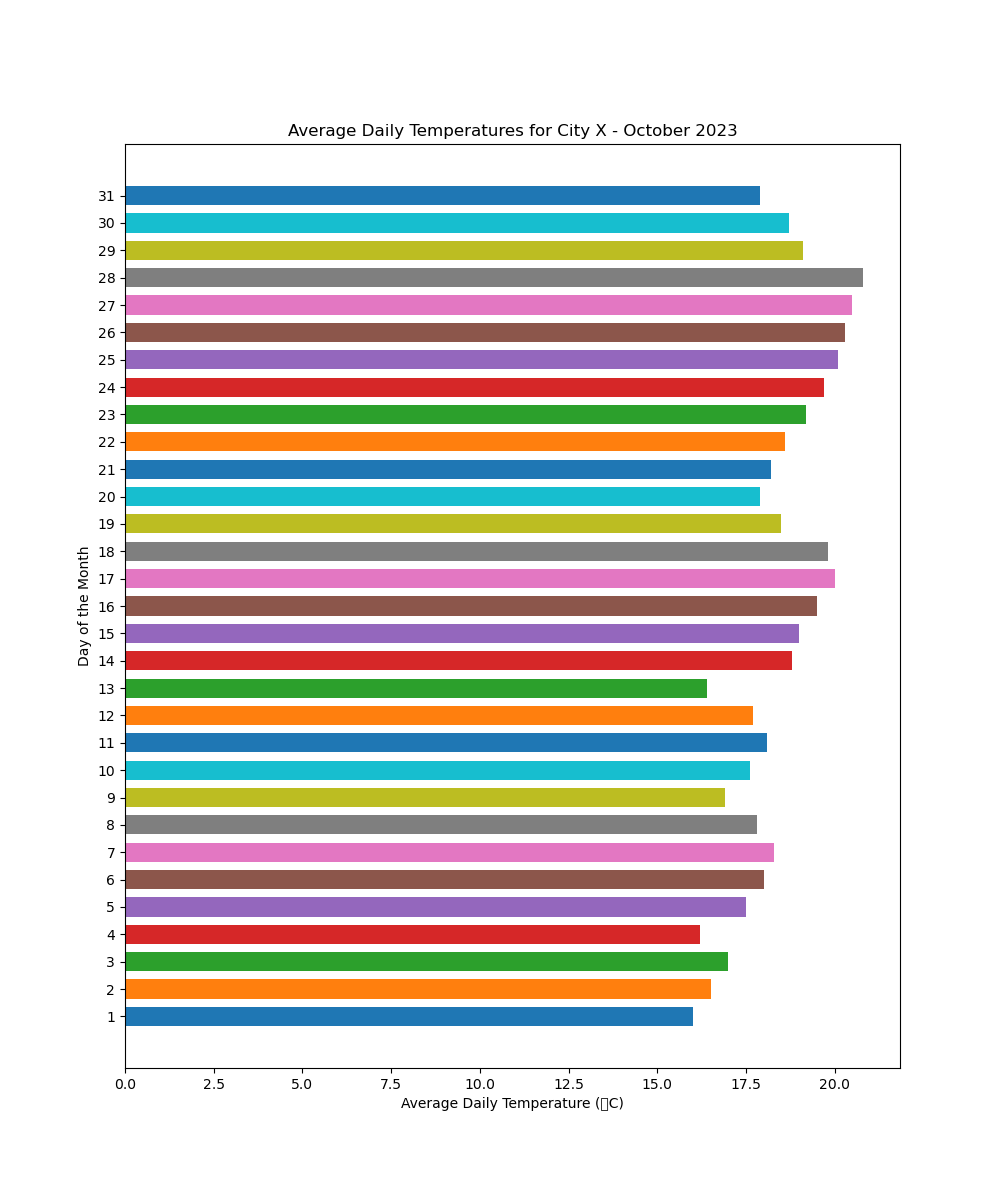

Generate this figure with Python:

import matplotlib.pyplot as plt

# Data
days = [str(day) for day in range(1, 32)]
temperatures = [16, 16.5, 17, 16.2, 17.5, 18, 18.3, 17.8, 16.9, 17.6, 18.1, 17.7, 16.4,
                18.8, 19, 19.5, 20, 19.8, 18.5, 17.9, 18.2, 18.6, 19.2, 19.7, 20.1, 20.3,
                20.5, 20.8, 19.1, 18.7, 17.9]

# Creating the figure and specifying figure size
plt.figure(figsize=(10, 12))

# Creating the bar chart as a horizontal chart
plt.barh(days, temperatures, height=0.7, color=['#1f77b4', '#ff7f0e', '#2ca02c', '#d62728',
                                                 '#9467bd', '#8c564b', '#e377c2', '#7f7f7f',
                                                 '#bcbd22', '#17becf', '#1f77b4', '#ff7f0e',
                                                 '#2ca02c', '#d62728', '#9467bd', '#8c564b',
                                                 '#e377c2', '#7f7f7f', '#bcbd22', '#17becf',
                                                 '#1f77b4', '#ff7f0e', '#2ca02c', '#d62728',
                                                 '#9467bd', '#8c564b', '#e377c2', '#7f7f7f',
                                                 '#bcbd22', '#17becf', '#1f77b4'])

# Adding labels and title
plt.xlabel('Average Daily Temperature (°C)')
plt.ylabel('Day of the Month')
plt.title('Average Daily Temperatures for City X - October 2023')

# Show the plot
plt.show()
